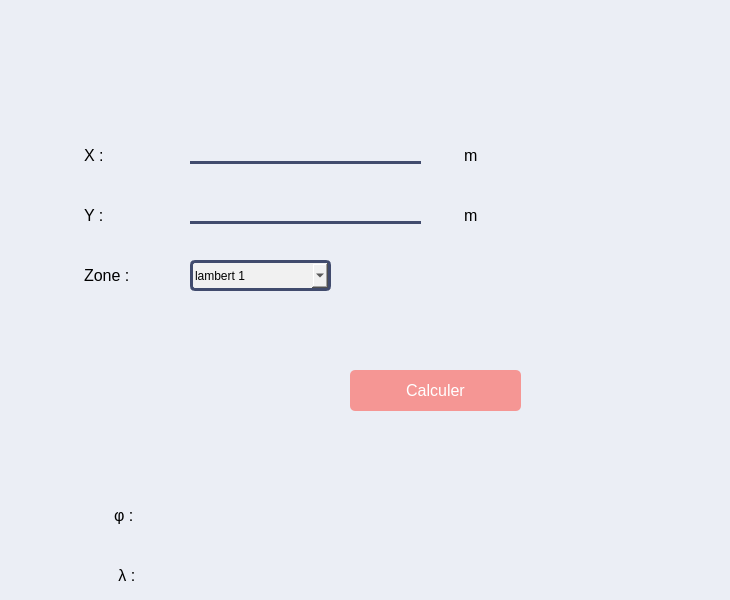
          <widget class="QWidget" name="page_7">
           <property name="styleSheet">
            <string notr="true">background-color:    #ebeef5  ;</string>
           </property>
           <widget class="QLabel" name="label_9">
            <property name="geometry">
             <rect>
              <x>70</x>
              <y>140</y>
              <width>71</width>
              <height>31</height>
             </rect>
            </property>
            <property name="styleSheet">
             <string notr="true">font: 700 italic 9pt &quot;Arial&quot;;
    color: #000000;
    padding: 5px 10px;
    border-radius: 5px;
    font-size: 16px;
    text-align: center;
  </string>
            </property>
            <property name="text">
             <string>X :</string>
            </property>
           </widget>
           <widget class="QLabel" name="label_38">
            <property name="geometry">
             <rect>
              <x>70</x>
              <y>200</y>
              <width>71</width>
              <height>31</height>
             </rect>
            </property>
            <property name="styleSheet">
             <string notr="true">font: 700 italic 9pt &quot;Arial&quot;;
    color: #000000;
    padding: 5px 10px;
    border-radius: 5px;
    font-size: 16px;
    text-align: center;
  </string>
            </property>
            <property name="text">
             <string>Y :</string>
            </property>
           </widget>
           <widget class="QLabel" name="label_39">
            <property name="geometry">
             <rect>
              <x>450</x>
              <y>140</y>
              <width>41</width>
              <height>31</height>
             </rect>
            </property>
            <property name="styleSheet">
             <string notr="true">font: 700 italic 9pt &quot;Arial&quot;;
    color: #000000;
    padding: 5px 10px;
    border-radius: 5px;
    font-size: 16px;
    text-align: center;
  </string>
            </property>
            <property name="text">
             <string>m</string>
            </property>
           </widget>
           <widget class="QLabel" name="label_40">
            <property name="geometry">
             <rect>
              <x>450</x>
              <y>200</y>
              <width>51</width>
              <height>31</height>
             </rect>
            </property>
            <property name="styleSheet">
             <string notr="true">font: 700 italic 9pt &quot;Arial&quot;;
    color: #000000;
    padding: 5px 10px;
    border-radius: 5px;
    font-size: 16px;
    text-align: center;
  </string>
            </property>
            <property name="text">
             <string>m</string>
            </property>
           </widget>
           <widget class="QLineEdit" name="lineEdit_20">
            <property name="geometry">
             <rect>
              <x>190</x>
              <y>140</y>
              <width>231</width>
              <height>24</height>
             </rect>
            </property>
            <property name="styleSheet">
             <string notr="true">


    border: none;
    border-bottom: 3px  solid   #414b6d ;
    font-size: 14px; </string>
            </property>
           </widget>
           <widget class="QLineEdit" name="lineEdit_21">
            <property name="geometry">
             <rect>
              <x>190</x>
              <y>200</y>
              <width>231</width>
              <height>24</height>
             </rect>
            </property>
            <property name="styleSheet">
             <string notr="true">


    border: none;
    border-bottom: 3px  solid   #414b6d ;
    font-size: 14px; </string>
            </property>
           </widget>
           <widget class="QLabel" name="label_41">
            <property name="geometry">
             <rect>
              <x>70</x>
              <y>260</y>
              <width>71</width>
              <height>31</height>
             </rect>
            </property>
            <property name="styleSheet">
             <string notr="true">font: 700 italic 9pt &quot;Arial&quot;;
    color: #000000;
    padding: 5px 10px;
    border-radius: 5px;
    font-size: 16px;
    text-align: center;
  </string>
            </property>
            <property name="text">
             <string>Zone :</string>
            </property>
           </widget>
           <widget class="QPushButton" name="calcul4">
            <property name="geometry">
             <rect>
              <x>350</x>
              <y>370</y>
              <width>171</width>
              <height>41</height>
             </rect>
            </property>
            <property name="styleSheet">
             <string notr="true">
    background-color:  #f59694   ;
    color: rgb(255, 255, 255)  ;
    border: none;
    border-radius: 5px;
    padding: 10px 20px;
    font-size: 16px;
    



</string>
            </property>
            <property name="text">
             <string>Calculer</string>
            </property>
           </widget>
           <widget class="QComboBox" name="comboBox_3">
            <property name="geometry">
             <rect>
              <x>190</x>
              <y>260</y>
              <width>141</width>
              <height>31</height>
             </rect>
            </property>
            <property name="styleSheet">
             <string notr="true">    width: 100%;

    font-size: 1 px;
    border: 3px solid   #414b6d   ; 
    border-radius: 5px;
    background-color: #f1f1f1; 
    color: #000000; 
    appearance: none; </string>
            </property>
            <item>
             <property name="text">
              <string>lambert 1</string>
             </property>
            </item>
            <item>
             <property name="text">
              <string>lambert 2</string>
             </property>
            </item>
            <item>
             <property name="text">
              <string>lambert 3</string>
             </property>
            </item>
            <item>
             <property name="text">
              <string>lambert 4</string>
             </property>
            </item>
           </widget>
           <widget class="QLabel" name="label_43">
            <property name="geometry">
             <rect>
              <x>100</x>
              <y>500</y>
              <width>71</width>
              <height>31</height>
             </rect>
            </property>
            <property name="styleSheet">
             <string notr="true">font: 700 italic 9pt &quot;Arial&quot;;
    color: #000000;
    padding: 5px 10px;
    border-radius: 5px;
    font-size: 16px;
    text-align: center;
  </string>
            </property>
            <property name="text">
             <string>φ :</string>
            </property>
           </widget>
           <widget class="QLabel" name="label_44">
            <property name="geometry">
             <rect>
              <x>220</x>
              <y>500</y>
              <width>501</width>
              <height>31</height>
             </rect>
            </property>
            <property name="styleSheet">
             <string notr="true">font: 700 italic 9pt &quot;Arial&quot;;
    color: #000000;
    padding: 5px 10px;
    border-radius: 5px;
    font-size: 16px;
    text-align: center;
  </string>
            </property>
            <property name="text">
             <string/>
            </property>
           </widget>
           <widget class="QLabel" name="label_45">
            <property name="geometry">
             <rect>
              <x>100</x>
              <y>560</y>
              <width>71</width>
              <height>31</height>
             </rect>
            </property>
            <property name="styleSheet">
             <string notr="true">font: 700 italic 9pt &quot;Arial&quot;;
    color: #000000;
    padding: 5px 10px;
    border-radius: 5px;
    font-size: 16px;
    text-align: center;
  </string>
            </property>
            <property name="text">
             <string> λ :</string>
            </property>
           </widget>
           <widget class="QLabel" name="label_46">
            <property name="geometry">
             <rect>
              <x>220</x>
              <y>560</y>
              <width>501</width>
              <height>31</height>
             </rect>
            </property>
            <property name="styleSheet">
             <string notr="true">font: 700 italic 9pt &quot;Arial&quot;;
    color: #000000;
    padding: 5px 10px;
    border-radius: 5px;
    font-size: 16px;
    text-align: center;
  </string>
            </property>
            <property name="text">
             <string/>
            </property>
           </widget>
          </widget>
